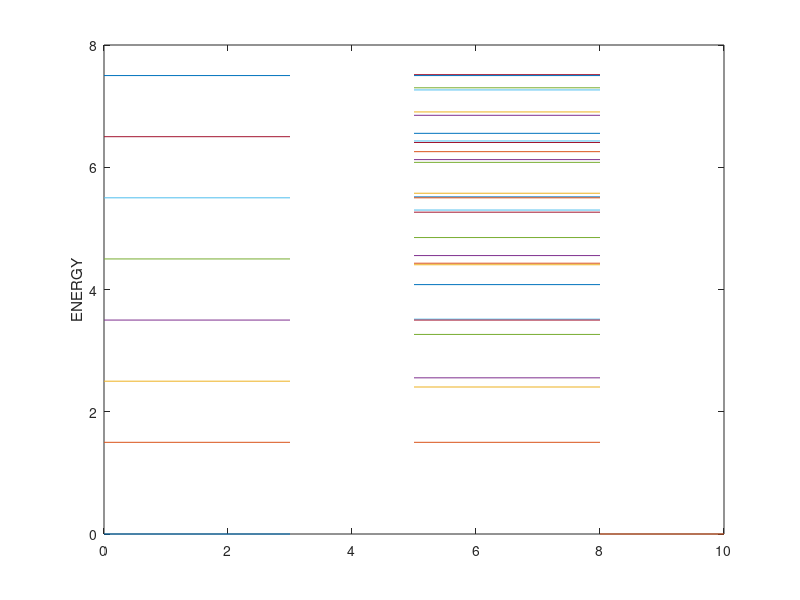

MATLAB code for this plot:
x1=0:3;
plot(x1,0.*ones(size(x1)))
 C=-0.1;
D=-0.0225;
x2=(5:8);  
 hold on
ylabel('ENERGY')

for N=0:1:6
   E1=N+1.5;
    plot(x1,E1.*ones(size(x1)))
    hold on
     end
  

for i=0:6

    if mod(N,2)==0
       for l=i:-2:0
           if l==0
           E7=(i+1.5);
           plot(x2,E7.*ones(size(x2)))
           break
           end
        E2=(i+1.5)+D.*l.*(l+1);
        E3=E2+C.*(0.5.*l);
        E4=E2-C.*(l+1).*0.5;
        
        plot(x2,E3.*ones(size(x2)))
        hold on
        plot(x2,E4.*ones(size(x2)))
        hold on
       end
    
        else 
        for l=i:-2:0
        
        E5=E2+C.*(0.5.*l);
        E6=E5-C.*(l+1).*0.5;
        plot(x2,E5.*ones(size(x2)))
        hold on
        plot(x2,E6.*ones(size(x2)))
       hold on
       end
        
    end
end
x3=8:10;
    
plot(x3,0.*ones(size(x3)))